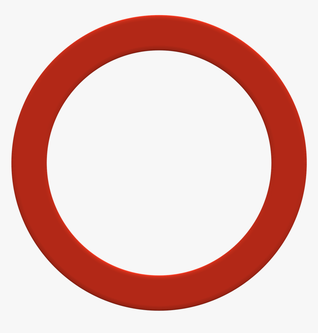
#> input picture test_images/circle.png, 318 x 333 px, shrunk from 860 x 902 before the run
$ python img_proc.py
#> lines starting #> are read from the running program, lines starting #| are printed output that depends on the picture; after the words box and inside, x2 and y2 are one past the last pixel; in counts of white or black regions, pixels touching at a corner belong together
import cv2
from skimage.morphology import skeletonize
import numpy as np
from skan import Skeleton, summarize

path = "circle.png"

img = cv2.imread(f"./test_images/{path}", cv2.IMREAD_GRAYSCALE)
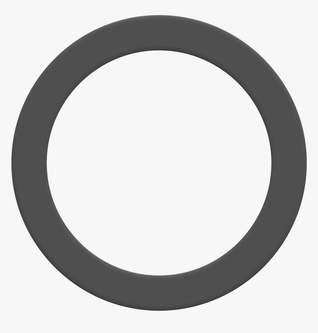
#> img: shape (333, 318); min 48, max 255, mean 201.1

if img is None:
    raise ValueError("could not load image at path")

_, binary = cv2.threshold(img, 127, 255, cv2.THRESH_BINARY_INV)
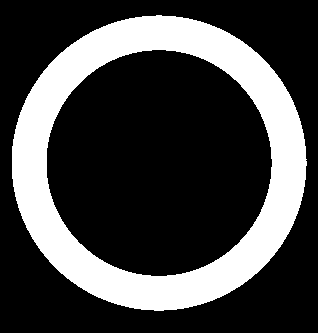
#> binary: shape (333, 318); 26.9% white; 1 white region, box (x1, y1, x2, y2) and area: (12, 15, 307, 311) 28510

bool_img = binary > 0

skeleton = skeletonize(bool_img)
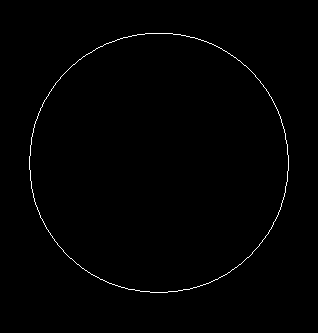
#> skeleton: shape (333, 318) bool; 0.7% white in thin lines or dots, all inside (x1, y1, x2, y2) = (29, 33, 289, 293)

cv2.namedWindow('cv2 output', cv2.WINDOW_KEEPRATIO)

cv2.imshow('cv2 output', (skeleton * 255).astype(np.uint8))

cv2.imwrite(f"./output_images/{path}", (skeleton * 255).astype(np.uint8))

cv2.waitKey(0)

# analysis
#> (the run stopped early here; a loop or call above may not have finished)
